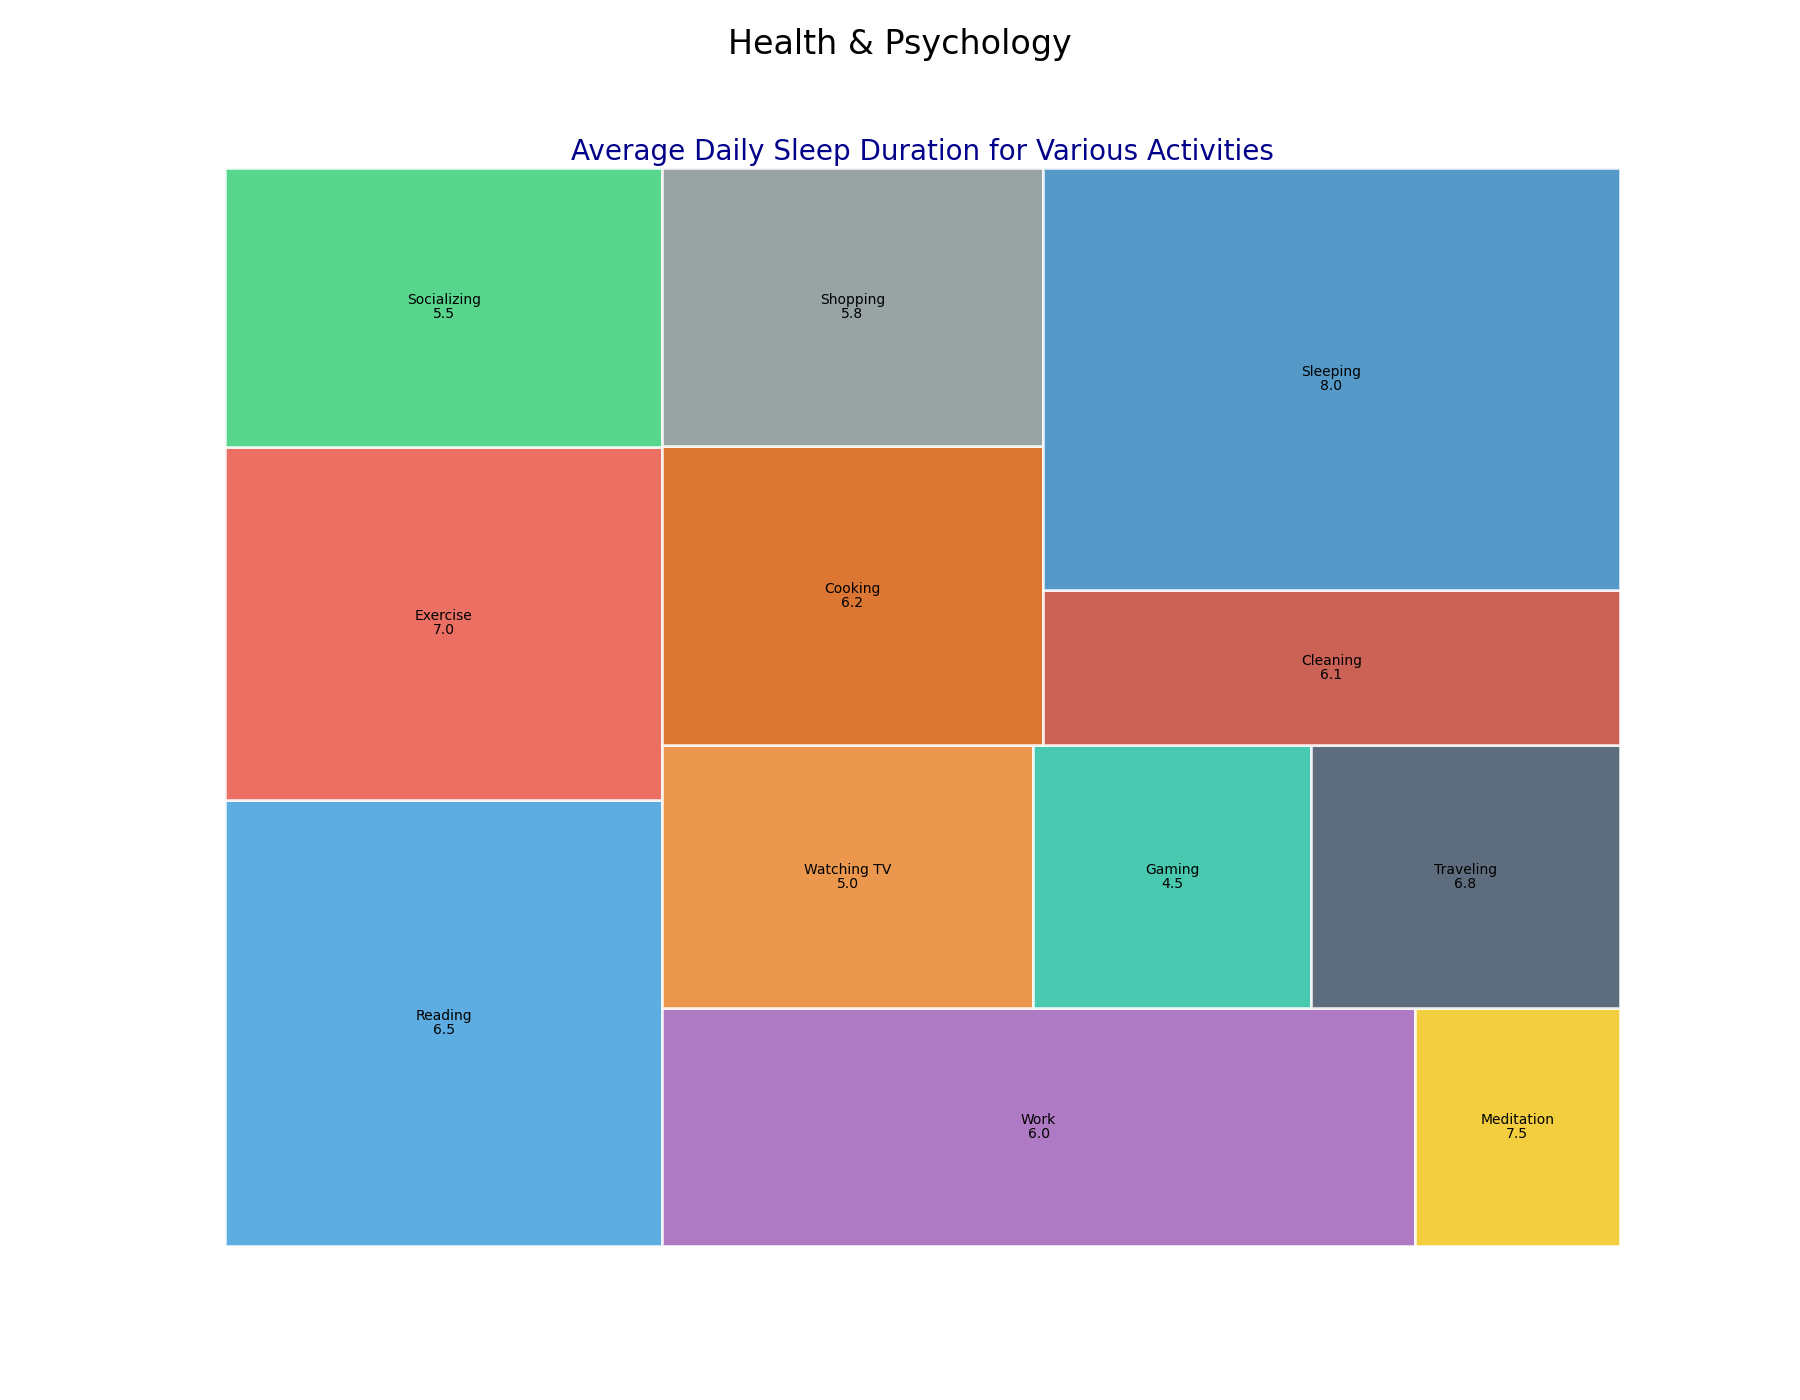

The Python source for this figure:

import matplotlib.pyplot as plt
import squarify

# Data points
activity_items = [
    'Reading', 'Exercise', 'Socializing', 'Work', 'Meditation', 
    'Watching TV', 'Gaming', 'Traveling', 'Cooking', 
    'Shopping', 'Cleaning', 'Sleeping'
]
average_sleep_duration = [6.5, 7.0, 5.5, 6.0, 7.5, 5.0, 4.5, 6.8, 6.2, 5.8, 6.1, 8.0]
occurrence = [120, 95, 75, 110, 30, 60, 45, 50, 70, 65, 55, 150]

# Color scheme using specific color codes
colors = [
    '#3498db', '#e74c3c', '#2ecc71', '#9b59b6', '#f1c40f', 
    '#e67e22', '#1abc9c', '#34495e', '#d35400', '#7f8c8d',
    '#c0392b', '#2980b9'
]

# Create a figure with altered width and height
fig, ax = plt.subplots(figsize=(18, 14))

# Creating a treemap
squarify.plot(sizes=occurrence, label=activity_items, color=colors, alpha=0.8, value=average_sleep_duration, edgecolor='white', linewidth=2)

# Chart title and subtitle
plt.title('Average Daily Sleep Duration for Various Activities', fontsize=20, color='darkblue')
plt.suptitle('Health & Psychology', fontsize=24)

# Remove the axes
plt.axis('off')

# Show plot
plt.show()
